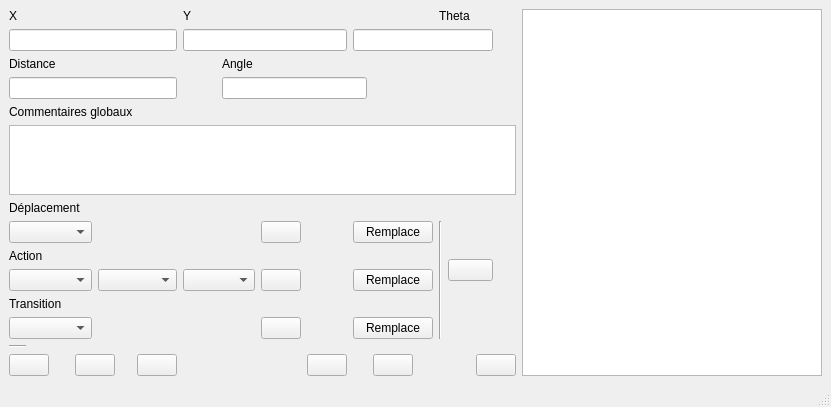
<?xml version="1.0" encoding="UTF-8"?>
<ui version="4.0">
 <class>ihm_StrategyDesigner</class>
 <widget class="QMainWindow" name="ihm_StrategyDesigner">
  <property name="geometry">
   <rect>
    <x>0</x>
    <y>0</y>
    <width>831</width>
    <height>388</height>
   </rect>
  </property>
  <property name="windowTitle">
   <string>MainWindow</string>
  </property>
  <widget class="QWidget" name="centralwidget">
   <layout class="QGridLayout" name="gridLayout">
    <item row="0" column="0">
     <widget class="QLabel" name="label">
      <property name="text">
       <string>X</string>
      </property>
     </widget>
    </item>
    <item row="0" column="7">
     <widget class="QLabel" name="label_2">
      <property name="text">
       <string>Y</string>
      </property>
     </widget>
    </item>
    <item row="0" column="14" colspan="2">
     <widget class="QLabel" name="label_3">
      <property name="text">
       <string>Theta</string>
      </property>
     </widget>
    </item>
    <item row="0" column="18" rowspan="14">
     <widget class="QTableWidget" name="tableWidget_SM"/>
    </item>
    <item row="1" column="0" colspan="7">
     <widget class="QLineEdit" name="lineEdit_x"/>
    </item>
    <item row="1" column="7" colspan="4">
     <widget class="QLineEdit" name="lineEdit_y"/>
    </item>
    <item row="1" column="11" colspan="6">
     <widget class="QLineEdit" name="lineEdit_theta"/>
    </item>
    <item row="2" column="0" colspan="3">
     <widget class="QLabel" name="label_6">
      <property name="text">
       <string>Distance</string>
      </property>
     </widget>
    </item>
    <item row="2" column="8">
     <widget class="QLabel" name="label_7">
      <property name="text">
       <string>Angle</string>
      </property>
     </widget>
    </item>
    <item row="3" column="0" colspan="7">
     <widget class="QLineEdit" name="lineEdit_distance"/>
    </item>
    <item row="3" column="8" colspan="4">
     <widget class="QLineEdit" name="lineEdit_angle"/>
    </item>
    <item row="4" column="0" colspan="7">
     <widget class="QLabel" name="label_9">
      <property name="text">
       <string>Commentaires globaux</string>
      </property>
     </widget>
    </item>
    <item row="5" column="0" colspan="18">
     <widget class="QTextEdit" name="textEdit_comment"/>
    </item>
    <item row="6" column="0" colspan="4">
     <widget class="QLabel" name="label_4">
      <property name="text">
       <string>Déplacement</string>
      </property>
     </widget>
    </item>
    <item row="7" column="0" colspan="4">
     <widget class="QComboBox" name="comboBox_Deplacement">
      <property name="editable">
       <bool>false</bool>
      </property>
     </widget>
    </item>
    <item row="7" column="9">
     <widget class="QPushButton" name="pushButton_deplacement_plus">
      <property name="text">
       <string/>
      </property>
     </widget>
    </item>
    <item row="7" column="11" colspan="3">
     <widget class="QPushButton" name="pushButton_deplacement_remplace">
      <property name="text">
       <string>Remplace</string>
      </property>
     </widget>
    </item>
    <item row="7" column="14" rowspan="5">
     <widget class="Line" name="line">
      <property name="orientation">
       <enum>Qt::Vertical</enum>
      </property>
     </widget>
    </item>
    <item row="8" column="0" colspan="2">
     <widget class="QLabel" name="label_8">
      <property name="text">
       <string>Action</string>
      </property>
     </widget>
    </item>
    <item row="8" column="15" rowspan="2" colspan="2">
     <widget class="QPushButton" name="pushButton_moins">
      <property name="text">
       <string/>
      </property>
     </widget>
    </item>
    <item row="9" column="0" colspan="4">
     <widget class="QComboBox" name="comboBox_Action"/>
    </item>
    <item row="9" column="4" colspan="3">
     <widget class="QComboBox" name="comboBox_Action_name"/>
    </item>
    <item row="9" column="7" colspan="2">
     <widget class="QComboBox" name="comboBox_Action_value"/>
    </item>
    <item row="9" column="9">
     <widget class="QPushButton" name="pushButton_action_plus">
      <property name="text">
       <string/>
      </property>
     </widget>
    </item>
    <item row="9" column="11" colspan="3">
     <widget class="QPushButton" name="pushButton_action_remplace">
      <property name="text">
       <string>Remplace</string>
      </property>
     </widget>
    </item>
    <item row="10" column="0" colspan="3">
     <widget class="QLabel" name="label_5">
      <property name="text">
       <string>Transition</string>
      </property>
     </widget>
    </item>
    <item row="11" column="0" colspan="4">
     <widget class="QComboBox" name="comboBox_Transition"/>
    </item>
    <item row="11" column="9">
     <widget class="QPushButton" name="pushButton_transition_plus">
      <property name="text">
       <string/>
      </property>
     </widget>
    </item>
    <item row="11" column="11" colspan="3">
     <widget class="QPushButton" name="pushButton_transition_remplace">
      <property name="text">
       <string>Remplace</string>
      </property>
     </widget>
    </item>
    <item row="12" column="0">
     <widget class="Line" name="line_2">
      <property name="orientation">
       <enum>Qt::Horizontal</enum>
      </property>
     </widget>
    </item>
    <item row="12" column="1" colspan="16">
     <spacer name="verticalSpacer">
      <property name="orientation">
       <enum>Qt::Vertical</enum>
      </property>
      <property name="sizeHint" stdset="0">
       <size>
        <width>418</width>
        <height>0</height>
       </size>
      </property>
     </spacer>
    </item>
    <item row="13" column="0" colspan="2">
     <widget class="QPushButton" name="pushButton_play">
      <property name="text">
       <string/>
      </property>
     </widget>
    </item>
    <item row="13" column="3" colspan="2">
     <widget class="QPushButton" name="pushButton_resume">
      <property name="text">
       <string/>
      </property>
     </widget>
    </item>
    <item row="13" column="6">
     <widget class="QPushButton" name="pushButton_stop">
      <property name="text">
       <string/>
      </property>
     </widget>
    </item>
    <item row="13" column="10">
     <widget class="QPushButton" name="pushButton_save">
      <property name="text">
       <string/>
      </property>
     </widget>
    </item>
    <item row="13" column="12">
     <widget class="QPushButton" name="pushButton_load">
      <property name="text">
       <string/>
      </property>
     </widget>
    </item>
    <item row="13" column="16" colspan="2">
     <widget class="QPushButton" name="pushButton_generate">
      <property name="text">
       <string/>
      </property>
     </widget>
    </item>
   </layout>
  </widget>
  <widget class="QMenuBar" name="menubar">
   <property name="geometry">
    <rect>
     <x>0</x>
     <y>0</y>
     <width>831</width>
     <height>21</height>
    </rect>
   </property>
  </widget>
  <widget class="QStatusBar" name="statusbar"/>
 </widget>
 <resources/>
 <connections/>
</ui>
